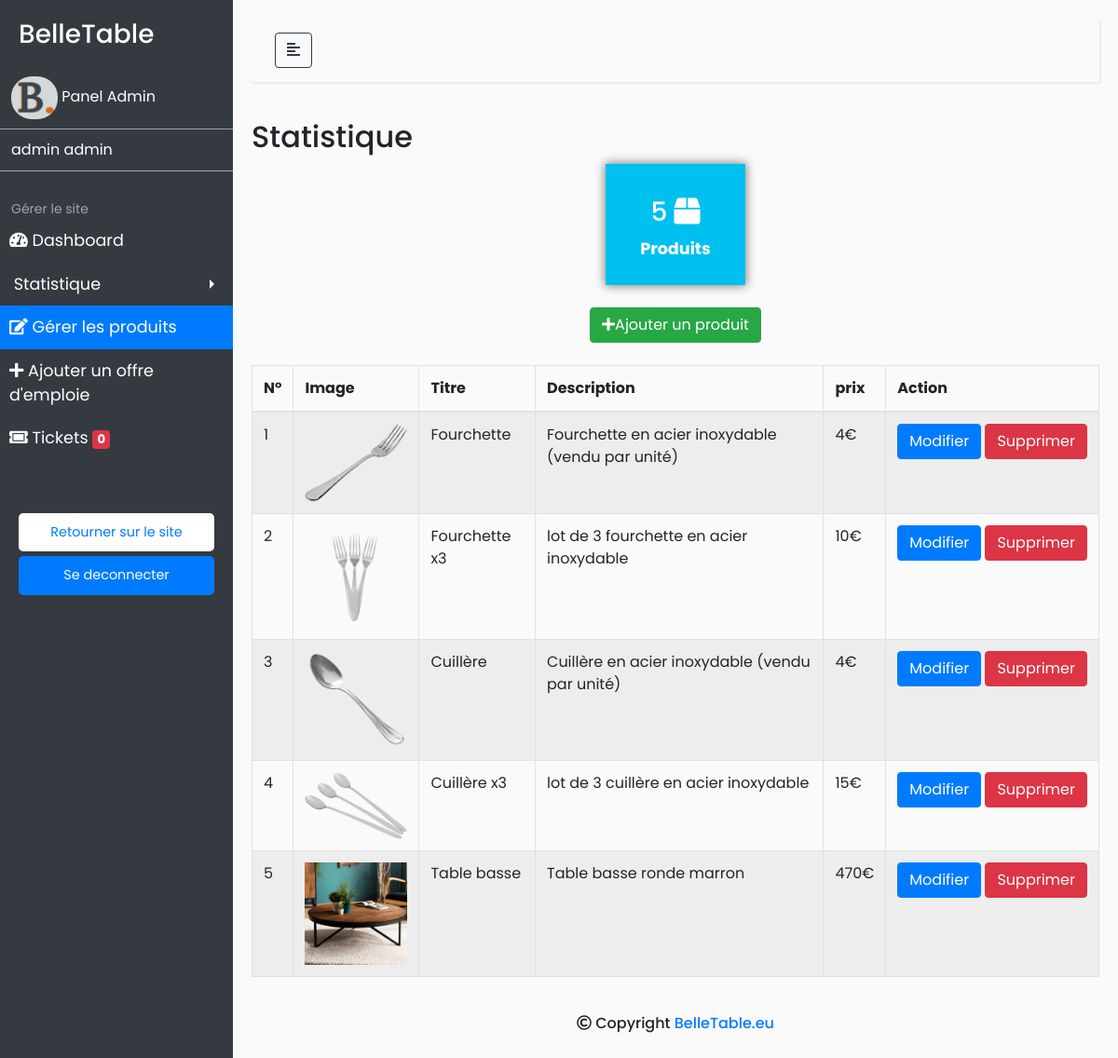
Page /admin/produits.php (signed in) on the committed database.
### tables this page shows
CREATE TABLE IF NOT EXISTS `produit` (
  `idproduit` int(50) NOT NULL AUTO_INCREMENT,
  `titre` text NOT NULL,
  `old_prix` int(11) DEFAULT NULL,
  `prix` float NOT NULL,
  `description` text,
  `image` text,
  UNIQUE KEY `idannonce` (`idproduit`)
);

### admin/produits.php (the view, shortened to what this page needs)
<!DOCTYPE html>
<html>
<head>
    <?php
      require_once("include/en-tete.php");
      $req = mysqli_query($bdd, "SELECT * FROM produit ORDER BY idproduit");
    ?>
</head>
<body>
  <?php include("include/menu.php"); ?>
  <div id="content">
    <nav class="navbar navbar-expand-lg navbar-light bg-light">
      <div class="container-fluid">
        <button type="button" id="sidebarCollapse" class="btn btn-outline-dark">
          <i class="fas fa-align-left"></i>
        </button>
      </div>
    </nav>
    <section>
      <h2>Statistique</h2>
      <div align="center">
        <div class="info-box box1" style="width: 150px; height: 130px; ">
          <div class="text-box" style="padding-top: 35px;">
            <h3>
              <?php
                $query = mysqli_query($bdd, "SELECT count(*) FROM produit");
                $nbProduit = mysqli_fetch_assoc($query);
                echo $nbProduit['count(*)'];
              ?>
              <i class="fas fa-box"></i>
            </h3>
            <p>Produits</p>
          </div>
        </div>
      </div>
      <br>
    </section>
    <main>
      <?php if(!isset($_GET['action'])): ?>
        <center>
          <a href="?action=new" class="btn btn-success"><i class="fas fa-plus"></i>Ajouter un produit</a>
        </center>
      <?php endif; ?>
      <div class="table-responsive" >
        <table class="table table-hover table-striped table-bordered table-sm-responsive">
          <thead>
            <tr>
              <th>N°</th>
              <th>Image</th>
              <th>Titre</th>
              <th>Description</th>
              <th>prix</th>
              <th>Action</th>
            </tr>
          </thead>
          <tbody>
            <br>
            <?php $i = 0 ; ?>
            <?php while ($produit = mysqli_fetch_assoc($req)): ?>
              <tr> <?php $i++; ?>
                <td><?php echo $i; ?></td>
                <td><img width="110" src="../produits/<?php echo $produit['image']; ?>"></td>
                <td><?php echo $produit['titre']; ?></td>
                <td><?php echo $produit['description']; ?></td>
                <td><?php echo $produit['prix']; ?>€</td>
                <td style="white-space: nowrap;">
                  <a class="btn btn-primary" href="?action=edit&id=<?=$produit["idproduit"]?>">Modifier</a>
                  <a class="btn btn-danger" href="?action=delete&id=<?=$produit["idproduit"]?>">Supprimer</a>
                </td>
              </tr>
            <?php endwhile; ?>
          </tbody>
        </table>
      </div>
    </main>
    <br>
    <?php include("include/footer.php"); ?>
  </div>
</body>
</html>

### admin/css/style.css (style rules this page uses)
body { font-family: 'Poppins', sans-serif; background: #fafafa; }
p { font-family: 'Poppins', sans-serif; font-size: 1.1em; font-weight: 300; line-height: 1.7em; color: #999; }
a, a:hover, a:focus { color: inherit; text-decoration: none; transition: all 0.3s; }
.navbar { padding: 15px 10px; background: #fff; border: none; border-radius: 0; margin-bottom: 40px; box-shadow: 1px 1px 3px rgba(0, 0, 0, 0.1); }
#content { width: 100%; padding: 20px; min-height: 100vh; transition: all 0.3s; }
.info-box { -webkit-box-shadow: 0px 0px 25px 10px rgba(0,0,0,0.49); box-shadow: 0px 0px 10px 1px rgba(0,0,0,0.49); }
.box1 { background-color: #00C0EF; }
.text-box { color: white; margin: 10px 0; padding-top: 20px; }
.text-box p { color: white; font-weight: bold; }

### rows in the picture
produit: image (picture), titre "Fourchette", description "Fourchette en acier inoxydable (vendu par unité)", prix "4"
produit: image (picture), titre "Fourchette x3", description "lot de 3 fourchette en acier inoxydable", prix "10"
produit: image (picture), titre "Cuillère", description "Cuillère en acier inoxydable (vendu par unité)", prix "4"
produit: image (picture), titre "Cuillère x3", description "lot de 3 cuillère en acier inoxydable", prix "15"
produit: image (picture), titre "Table basse", description "Table basse ronde marron", prix "470"

### other values in the picture
$_SESSION['nom'] "admin"
$_SESSION['prenom'] "admin"
$nbProduit['count(*)'] "5"
